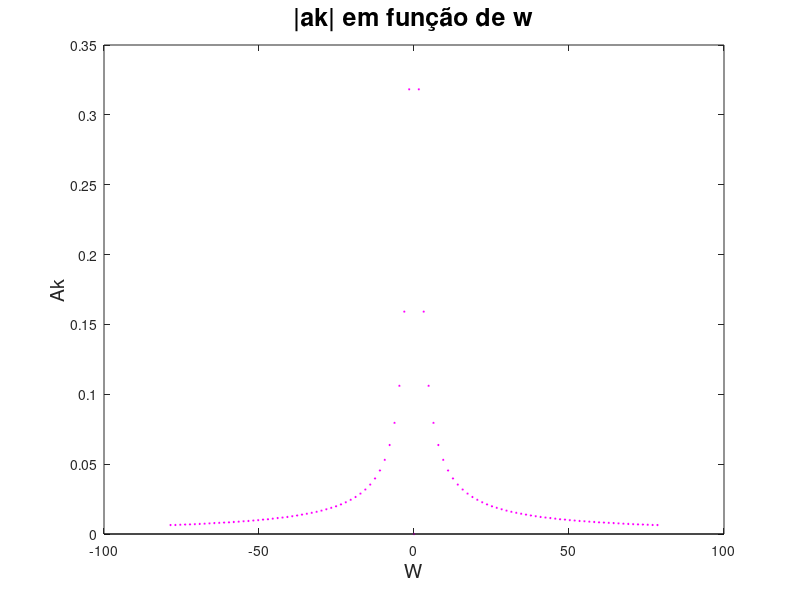

The MATLAB source for this figure:
j = sqrt(-1); #j as the imaginary unit

#-----------------------Ak coefficientes for Fourier serie---------------------#
#ak coefficientes for the sawtooth wave
function [ak] = Ak(N)
    index = 1;
    for k=-N:N #for each k get the ak coefficient
        if k!=0
            ak(index) = abs((j*(-1)^k/(k*pi))); #|ak| 
        endif
        index += 1;
    endfor
endfunction


#------------------------------W for 50 harmonic-------------------------------#
#W = w0*k
function [w] = W(N)
    T = 4; #period
    w0 = 2*pi/T; #fundamental frequency
    index = 1;
    for k=-N:N #for each k get W
        w(index) = w0*k;
        index += 1;
    endfor
endfunction

#--------------------Ak coefficients and W for 50 harmonics--------------------#
ak50 = Ak(50); #ak coefficients for 50 harmonics
w50 = W(50); #W for 50 harmonics

figure()
stem(w50,ak50,"markersize", 1,"filled",color="m","linestyle", "none")
xlabel("W","fontsize",14)
ylabel("Ak","fontsize",14)
title("|ak| em função de w","fontsize",18)


